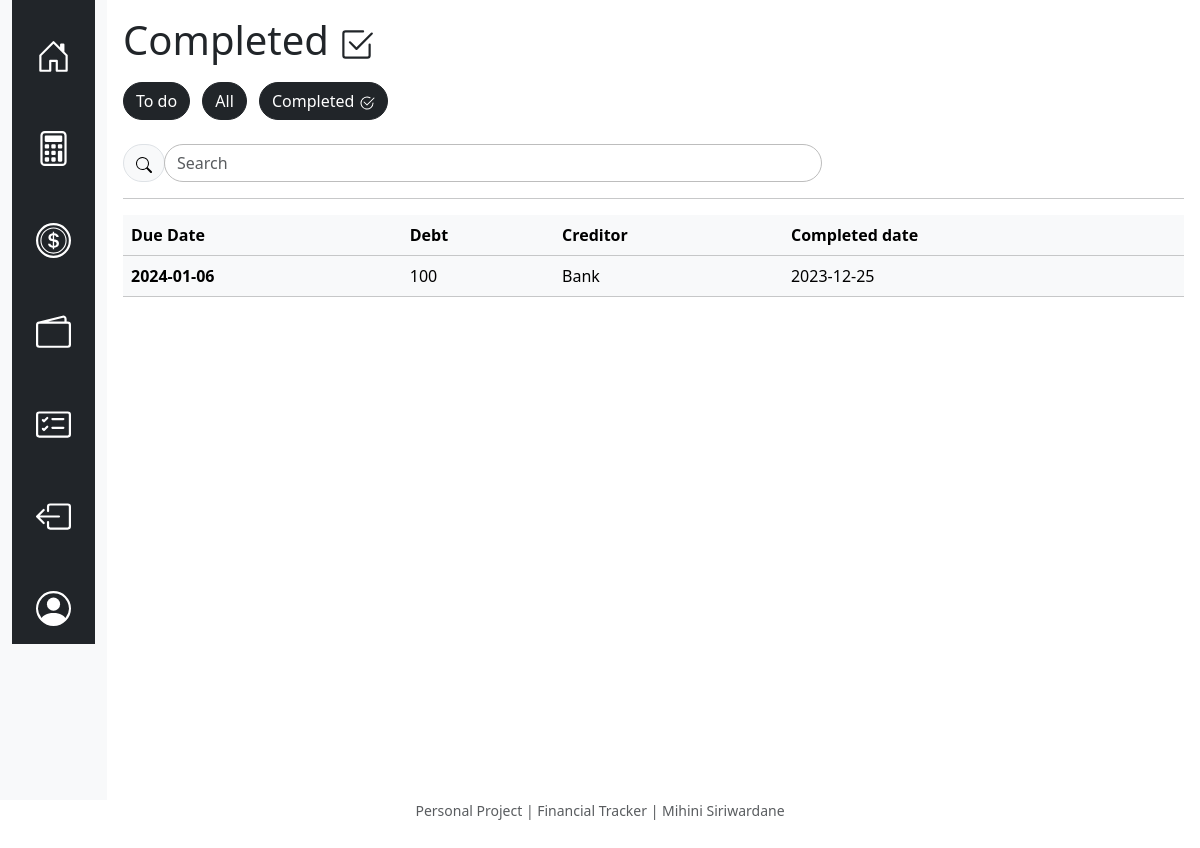
The app's page /completed (signed in) with its own data.
### tables this page shows
CREATE TABLE debt (
            debt_id INTEGER PRIMARY KEY,
            user_id INTEGER NOT NULL,
            date DATE NOT NULL,
            day NUMERIC NOT NULL,
            month NUMERIC NOT NULL,
            year NUMERIC NOT NULL,
            creditor TEXT NOT NULL,
            info TEXT,
            debt NUMERIC NOT NULL,
            time TIME NOT NULL,
            done TEXT NOT NULL DEFAULT 'Pending',
            done_time DATE,
            FOREIGN KEY (user_id) REFERENCES users(id)
        );

### app.py (the view)
@app.route("/completed", methods=["GET", "POST"])
@login_required
def completed():
    debt_data = db.execute(
        "SELECT user_id, debt_id, date, debt, creditor, done_time FROM debt WHERE user_id = ? AND done='Done' ORDER BY date DESC",
        session["user_id"],
    )
    return render_template("completed.html", debt_data=debt_data)

### app.py (called while the page is built)
@app.after_request
def after_request(response):
    response.headers["Cache-Control"] = "no-cache, no-store, must-revalidate"
    response.headers["Expires"] = 0
    response.headers["Pragma"] = "no-cache"
    return response

### helpers.py (called while the page is built)
def login_required(f):
    @wraps(f)
    def decorated_function(*args, **kwargs):
        if session.get("user_id") is None:
            return redirect("/login")
        return f(*args, **kwargs)
    return decorated_function

### templates/completed.html (shortened to what this page needs)
{% extends "layout.html" %}
{% block main %}
    <h1>
        Completed
    </h1>
    <a href="/debt_tracker" class="btn btn-dark me-md-2" style="border-radius: 60px; color: white; text-decoration: none; margin-top: 10px;">To do</a>
    <a href="/all" class="btn btn-dark me-md-2" style="border-radius: 60px; color: white; text-decoration: none; margin-top: 10px;">All</a>
    <a href="/completed" class="btn btn-dark me-md-2" style="border-radius: 60px; color: white; text-decoration: none; margin-top: 10px;">
        Completed
    </a>
    <br><br>
    <div class="row">
        <div class="col-md-8">
            <div class="input-group md-form form-sm form-1 pl-0">
                <div class="input-group-prepend">
                    <span class="input-group-text lighten-3" id="icon" style="border-radius: 60px;">
                        <i class="fas fa-search text-white" aria-hidden="true" style="border-radius: 60px;">
                            <svg xmlns="http://www.w3.org/2000/svg" width="16" height="16" fill="black" class="bi bi-search" viewBox="0 0 16 16">
                                <path d="M11.742 10.344a6.5 6.5 0 1 0-1.397 1.398h-.001c.03.04.062.078.098.115l3.85 3.85a1 1 0 0 0 1.415-1.414l-3.85-3.85a1.007 1.007 0 0 0-.115-.1zM12 6.5a5.5 5.5 0 1 1-11 0 5.5 5.5 0 0 1 11 0" />
                            </svg>
                        </i>
                    </span>
                </div>
                <input class="form-control my-0 py-1" id="debtSearch" type="text" placeholder="Search" aria-label="Search" style="border-radius: 60px;">
            </div>
        </div>
    </div>
    <hr>
    <table class="table table-light table-hover">
        <thead>
            <tr>
                <th scope="col">Due Date</th>
                <th scope="col">Debt</th>
                <th scope="col">Creditor</th>
                <th scope="col">Completed date</th>
            </tr>
        </thead>
        <tbody id="debtTable">
            {% for data in debt_data %}
                <tr>
                    <th>{{data.date}}</th>
                    <td>{{data.debt}}</td>
                    <td style="overflow-wrap: break-word;
                               word-wrap: break-word;
                               max-width: 100%;">{{data.creditor}}</td>
                <td>{{data.done_time}}</td>
                </tr>
            {% endfor %}
        </tbody>
    </table>
{% endblock %}

### static/styles.css (style rules this page uses)
body { margin: 0; }
.input-group.md-form.form-sm.form-1 input { border: 1px solid #bdbdbd; border-top-right-radius: 0.25rem; border-bottom-right-radius: 0.25rem; }

### records on screen
debt: date "2024-01-06", debt "100", creditor "Bank", done_time "2023-12-25"
